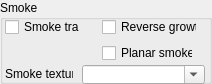
    <widget class="QGroupBox" name="IDC_STATIC_19">
      <property name="geometry">
        <rect>
          <x>246</x>
          <y>585</y>
          <width>212</width>
          <height>84</height>
        </rect>
      </property>
      <property name="title">
        <string>Smoke</string>
      </property>
      <property name="visible">
        <bool>true</bool>
      </property>
      <property name="enabled">
        <bool>true</bool>
      </property>
      <property name="flat">
        <bool>false</bool>
      </property>
      <widget class="QCheckBox" name="IDC_SMOKE_CHECK">
        <property name="geometry">
          <rect>
            <x>5</x>
            <y>19</y>
            <width>75</width>
            <height>16</height>
          </rect>
        </property>
        <property name="text">
          <string>Smoke trails</string>
        </property>
        <property name="visible">
          <bool>true</bool>
        </property>
        <property name="enabled">
          <bool>true</bool>
        </property>
      </widget>
      <widget class="QCheckBox" name="IDC_REVERSE_SMOKE_CHECK">
        <property name="geometry">
          <rect>
            <x>102</x>
            <y>19</y>
            <width>95</width>
            <height>16</height>
          </rect>
        </property>
        <property name="text">
          <string>Reverse growth</string>
        </property>
        <property name="visible">
          <bool>true</bool>
        </property>
        <property name="enabled">
          <bool>true</bool>
        </property>
      </widget>
      <widget class="QCheckBox" name="IDC_PLANAR_SMOKE_CHECK">
        <property name="geometry">
          <rect>
            <x>102</x>
            <y>45</y>
            <width>91</width>
            <height>16</height>
          </rect>
        </property>
        <property name="text">
          <string>Planar smoke</string>
        </property>
        <property name="visible">
          <bool>true</bool>
        </property>
        <property name="enabled">
          <bool>true</bool>
        </property>
      </widget>
      <widget class="QComboBox" name="IDC_SMOKE_PULLDOWN">
        <property name="maxVisibleItems">
          <number>5</number>
        </property>
        <property name="geometry">
          <rect>
            <x>82</x>
            <y>65</y>
            <width>123</width>
            <height>19</height>
          </rect>
        </property>
        <property name="visible">
          <bool>true</bool>
        </property>
        <property name="enabled">
          <bool>true</bool>
        </property>
        <property name="editable">
          <bool>true</bool>
        </property>
      </widget>
      <widget class="QLabel" name="IDC_STATIC_20">
        <property name="geometry">
          <rect>
            <x>5</x>
            <y>67</y>
            <width>68</width>
            <height>13</height>
          </rect>
        </property>
        <property name="text">
          <string>Smoke texture:</string>
        </property>
        <property name="visible">
          <bool>true</bool>
        </property>
        <property name="enabled">
          <bool>true</bool>
        </property>
        <property name="alignment">
          <set>Qt::AlignLeft</set>
        </property>
      </widget>
    </widget>
